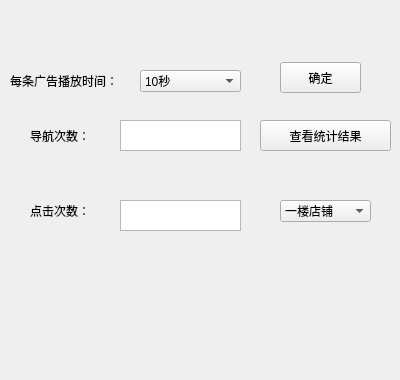
<?xml version="1.0" encoding="UTF-8"?>
<ui version="4.0">
 <class>Set</class>
 <widget class="QWidget" name="Set">
  <property name="geometry">
   <rect>
    <x>0</x>
    <y>0</y>
    <width>400</width>
    <height>380</height>
   </rect>
  </property>
  <property name="minimumSize">
   <size>
    <width>400</width>
    <height>380</height>
   </size>
  </property>
  <property name="maximumSize">
   <size>
    <width>400</width>
    <height>380</height>
   </size>
  </property>
  <property name="windowTitle">
   <string>Form</string>
  </property>
  <widget class="QLabel" name="label">
   <property name="geometry">
    <rect>
     <x>10</x>
     <y>60</y>
     <width>131</width>
     <height>41</height>
    </rect>
   </property>
   <property name="text">
    <string>每条广告播放时间：</string>
   </property>
  </widget>
  <widget class="QComboBox" name="comboBox">
   <property name="geometry">
    <rect>
     <x>140</x>
     <y>70</y>
     <width>101</width>
     <height>22</height>
    </rect>
   </property>
   <item>
    <property name="text">
     <string>10秒</string>
    </property>
   </item>
   <item>
    <property name="text">
     <string>20秒</string>
    </property>
   </item>
   <item>
    <property name="text">
     <string>30秒</string>
    </property>
   </item>
   <item>
    <property name="text">
     <string>40秒</string>
    </property>
   </item>
   <item>
    <property name="text">
     <string>50秒</string>
    </property>
   </item>
   <item>
    <property name="text">
     <string>60秒</string>
    </property>
   </item>
  </widget>
  <widget class="QPushButton" name="pushButton">
   <property name="geometry">
    <rect>
     <x>280</x>
     <y>62</y>
     <width>81</width>
     <height>31</height>
    </rect>
   </property>
   <property name="text">
    <string>确定</string>
   </property>
  </widget>
  <widget class="QTextBrowser" name="textBrowser">
   <property name="geometry">
    <rect>
     <x>120</x>
     <y>120</y>
     <width>121</width>
     <height>31</height>
    </rect>
   </property>
   <property name="html">
    <string>&lt;!DOCTYPE HTML PUBLIC &quot;-//W3C//DTD HTML 4.0//EN&quot; &quot;http://www.w3.org/TR/REC-html40/strict.dtd&quot;&gt;
&lt;html&gt;&lt;head&gt;&lt;meta name=&quot;qrichtext&quot; content=&quot;1&quot; /&gt;&lt;style type=&quot;text/css&quot;&gt;
p, li { white-space: pre-wrap; }
&lt;/style&gt;&lt;/head&gt;&lt;body style=&quot; font-family:'SimSun'; font-size:9pt; font-weight:400; font-style:normal;&quot;&gt;
&lt;p style=&quot;-qt-paragraph-type:empty; margin-top:0px; margin-bottom:0px; margin-left:0px; margin-right:0px; -qt-block-indent:0; text-indent:0px;&quot;&gt;&lt;br /&gt;&lt;/p&gt;&lt;/body&gt;&lt;/html&gt;</string>
   </property>
  </widget>
  <widget class="QPushButton" name="pushButton_2">
   <property name="geometry">
    <rect>
     <x>260</x>
     <y>120</y>
     <width>131</width>
     <height>31</height>
    </rect>
   </property>
   <property name="text">
    <string>查看统计结果</string>
   </property>
  </widget>
  <widget class="QLabel" name="label_2">
   <property name="geometry">
    <rect>
     <x>30</x>
     <y>125</y>
     <width>71</width>
     <height>21</height>
    </rect>
   </property>
   <property name="text">
    <string>导航次数：</string>
   </property>
  </widget>
  <widget class="QComboBox" name="comboBox_2">
   <property name="geometry">
    <rect>
     <x>280</x>
     <y>200</y>
     <width>91</width>
     <height>22</height>
    </rect>
   </property>
   <item>
    <property name="text">
     <string>一楼店铺</string>
    </property>
   </item>
   <item>
    <property name="text">
     <string>二楼店铺</string>
    </property>
   </item>
   <item>
    <property name="text">
     <string>三楼店铺</string>
    </property>
   </item>
  </widget>
  <widget class="QLabel" name="label_3">
   <property name="geometry">
    <rect>
     <x>30</x>
     <y>200</y>
     <width>81</width>
     <height>21</height>
    </rect>
   </property>
   <property name="text">
    <string>点击次数：</string>
   </property>
  </widget>
  <widget class="QTextBrowser" name="textBrowser_2">
   <property name="geometry">
    <rect>
     <x>120</x>
     <y>200</y>
     <width>121</width>
     <height>31</height>
    </rect>
   </property>
  </widget>
 </widget>
 <resources/>
 <connections/>
</ui>
